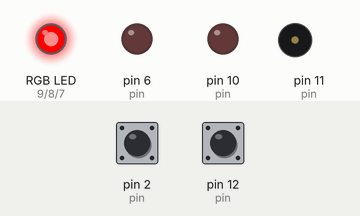
The sketch below on a simulated Arduino Uno, built with avr-gcc and run on an emulated ATmega328P. Shown: an RGB LED mixed from three pins (HIGH = lit), output pins drawn as LEDs (lit = HIGH), buzzer (waves = sounding). Dashed ring = blinking. The test bench sets the inputs (shaded band); at power-on: pin 2 (pin) HIGH, pin 12 (pin) HIGH. Random numbers use the default seed unless the sketch sets one.

Above: at 1.2 s.
1.3 s: pin 2 (pin) pulled LOW for 0.15 s
At 1.56 s:
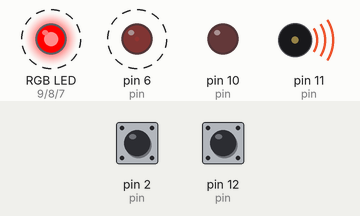
4.3 s: pin 12 (pin) pulsed LOW 5 times (0.12 s each, 0.3 s apart)
At 5.56 s:
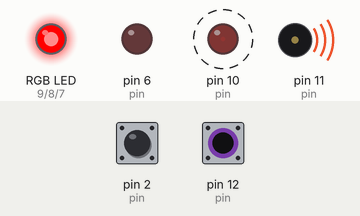
10.7 s: pin 2 (pin) pulled LOW for 1 s
At 10.93 s:
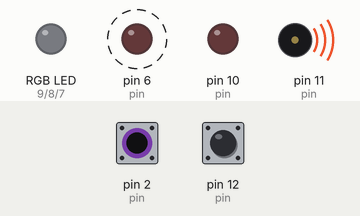
16.7 s: pin 2 (pin) pulled LOW for 3.2 s
At 22.5 s:
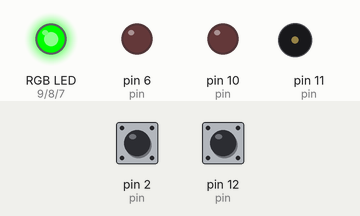
22.9 s: pin 12 (pin) pulled LOW for 0.15 s
At 23.65 s:
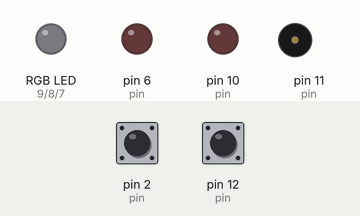
25.9 s: pin 12 (pin) pulled LOW for 1 s
At 26.18 s:
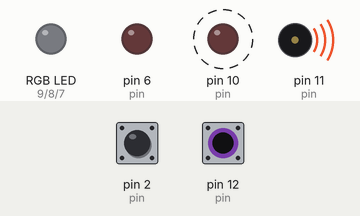
Timing chart, 0 to 31.4 s (numbered marks = the images above; inputs shaded):
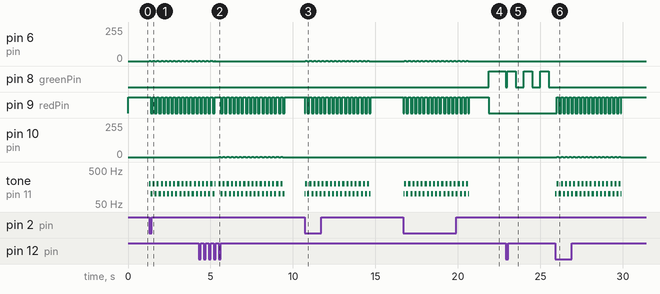

Measured:
- after the input at 1.3 s, pin 6 (pin): alternates 1/255 for 0.12 s and 0/255 for 0.12 s, starting at once; tone on pin 11 (pin): alternates 200 Hz for 0.12 s and 100 Hz for 0.12 s, starting at once
- after the input at 4.3 s, pin 10 (pin): alternates 1/255 for 0.13 s and 0/255 for 0.12 s, 32 changes in all, then stays 0/255, starting after 1.2 s
- after the input at 10.7 s, pin 6 (pin): alternates 1/255 for 0.12 s and 0/255 for 0.12 s, 32 changes in all, then stays 0/255, starting after 0.05 s; tone on pin 11 (pin): plays 100 Hz for 0.05 s, 200 Hz for 0.12 s, 100 Hz for 0.13 s, 200 Hz for 0.12 s, 100 Hz for 0.13 s, 200 Hz for 0.12 s … (33 notes in this stretch), starting at once
- after the input at 16.7 s, pin 6 (pin): alternates 1/255 for 0.12 s and 0/255 for 0.12 s, 32 changes in all, then stays 0/255, starting after 0.05 s; tone on pin 11 (pin): plays 100 Hz for 0.05 s, 200 Hz for 0.12 s, 100 Hz for 0.13 s, 200 Hz for 0.12 s, 100 Hz for 0.13 s, 200 Hz for 0.12 s … (33 notes in this stretch), starting at once
- after the input at 22.9 s, pin 8 (greenPin): HIGH → LOW at once, then repeats every 1.0 s: HIGH 0.50 s, LOW 0.50 s
- after the input at 25.9 s, pin 9 (redPin): goes 15 × (HIGH 0.12 s, LOW 0.13 s), HIGH 0.13 s, LOW 0.02 s, then HIGH, starting after 0.10 s; pin 10 (pin): alternates 1/255 for 0.12 s and 0/255 for 0.12 s, 32 changes in all, then stays 0/255, starting after 0.10 s

The sketch:

5-structs.ino
```cpp
// Simulation:
// https://wokwi.com/projects/368604124891332609

// A recipe for non-blocking arduino code can be found here:
// https://github.com/nosknut/arduino-course-v2023/blob/main/IELET1002/ArduinoExampleCode/FromBlockingToNonBlocking/FromBlockingToNonBlocking.ino

#include "Led.h"
#include "Rgb.h"
#include "getSquareWave.h"
#include "getTriangleWave.h"
#include "WinnerLed.h"
#include "LooserLed.h"
#include "WinnerCelebration.h"
#include "LooserHumiliation.h"
#include "Buzzer.h"
#include "Button.h"
#include "GameSequence.h"

Rgb rgb;
Led led1;
Led led2;

WinnerLed winnerLed;
LooserLed looserLed;

WinnerCelebration winnerCelebration;
LooserHumiliation looserHumiliation;

Buzzer buzzer;

Button button1;
Button button2;

GameSequence gameSequence;

void setup()
{
    Serial.begin(9600);

    randomSeed(analogRead(0));

    rgb.redPin = 9;
    rgb.greenPin = 8;
    rgb.bluePin = 7;
    rgb.setup();

    led1.pin = 6;
    led1.setup();

    led2.pin = 10;
    led2.setup();

    button1.pin = 2;
    button1.setup();

    button2.pin = 12;
    button2.setup();

    buzzer.pin = 11;
    buzzer.setup();
}

void loop()
{
    button1.update();
    button2.update();

    gameSequence.update(
        button1,
        button2,
        winnerLed,
        looserLed,
        winnerCelebration,
        looserHumiliation,
        buzzer,
        rgb);

    winnerCelebration.update(
        winnerLed,
        looserLed,
        buzzer,
        rgb,
        led1,
        led2);

    looserHumiliation.update(
        winnerLed,
        looserLed,
        buzzer,
        rgb,
        led1,
        led2);

    winnerLed.update(led1, led2, rgb);
    looserLed.update(led1, led2, rgb);

    buzzer.update();
}
```

Button.h
```cpp
#ifndef BUTTON_h
#define BUTTON_h

struct Button
{
    /////////////////////////////////////
    //////////// State Code /////////////
    /////////////////////////////////////

    int pin = 0;

    bool state = false;

    // The time when the button state last changed
    unsigned long debounceTimer = 0;
    unsigned long debounceTimeout = 50;

    // Updates the global variable State with
    // the current debounced state of the button.
    // Do not call this function directly. Use update instead.
    // https://docs.arduino.cc/built-in-examples/digital/Debounce
    void updateState()
    {

        if ((millis() - debounceTimer) < debounceTimeout)
        {
            // Exit the function if the timeout has not expired
            return;
        }

        // Because the button is wired as a pullup circuit,
        // the pin will detect a LOW signal when the button is pressed,
        // and a HIGH signal when the button is not pressed.
        bool newState = digitalRead(pin) == LOW;

        if (newState != state)
        {
            // Reset the debounce timer if the state has changed
            debounceTimer = millis();
        }

        // Update the global variable that
        // the rest of the program uses
        state = newState;
    }

    /////////////////////////////////////
    ///////// Edge Detection ////////////
    /////////////////////////////////////

    /*
    Becomes true for one loop when the button state has a rising edge.
    A rising edge is when the button state changes from 0 to 1
    Example:
        if (risingEdge)
        {
            // Do something once per button press
        }
    */
    bool risingEdge = false;

    // The oposite of risingEdge
    bool fallingEdge = false;

    bool previousState = false;

    // Updates the global variables risingEdge and risingEdge.
    // Do not call this function directly. Use update instead.
    // https://docs.arduino.cc/built-in-examples/digital/StateChangeDetection
    void updateEdgeDetection()
    {
        // A rising edge is detected when the state is 1 and it used to be 0: 1 && !0
        risingEdge = state && !previousState;

        // A falling edge is detected when the state is 0 and it used to be 1: !0 && 1
        fallingEdge = !state && previousState;

        // Update the previous state for the next time this function is called
        previousState = state;
    }

    /////////////////////////////////////
    //////////// ///////////////
    /////////////////////////////////////

    void setup()
    {
        pinMode(pin, INPUT_PULLUP);
    }

    // Updates everything needed to use the global variables
    // State, risingEdge and fallingEdge.
    // Call this function in void loop().
    void update()
    {
        updateState();
        updateEdgeDetection();
    }
};

#endif
```

Buzzer.h
```cpp
#ifndef BUZZER_h
#define BUZZER_h

#include "getSquareWave.h"
#include "getTriangleWave.h"

struct Buzzer
{
    int pin = 0;

    bool playWinnerCelebration = false;
    bool playLooserHumiliation = false;

    void stop()
    {
        playWinnerCelebration = false;
        playLooserHumiliation = false;
        noTone(pin);
    }

    void startWinnerCelebration()
    {
        stop();
        playWinnerCelebration = true;
    }

    void startLooserHumiliation()
    {
        stop();
        playLooserHumiliation = true;
    }

    // Plays the winner celebration buzz
    // when enabled.
    // Do not call this function directly.
    // Use update() instead.
    void updateWinnerCelebration()
    {
        if (playWinnerCelebration)
        {
            // The code below uses the same logic as the LED code.
            // The frequency of the tone
            // changes from 500 Hz to (500 + 1500 = 2000) Hz and back to 500 Hz
            // 2 times per second in a triangular pattern.
            // https://www.statisticshowto.com/wp-content/uploads/2019/12/triangle-wave-function.png
            tone(pin, getTriangleWave(2, 1500, 0) + 500);
        }
    }

    // Plays the looser humiliation buzz
    // when enabled.
    // Do not call this function directly.
    // Use update() instead.
    void updateLooserHumiliation()
    {
        if (playLooserHumiliation)
        {
            // The code below uses the same logic as the LED code.
            // The frequency of the tone
            // switches between 100 Hz and (100 + 100 = 200) Hz
            // 4 times per second in a square pattern.
            // https://www.statisticshowto.com/wp-content/uploads/2019/12/square-wave-function.png
            tone(pin, getSquareWave(4, 100, 0) + 100);
        }
    }

    // Call this function in void loop()
    // to update the tones for the .
    void update()
    {
        updateWinnerCelebration();
        updateLooserHumiliation();
    }

    void setup()
    {
        pinMode(pin, OUTPUT);
    }
};

#endif
```

GameSequence.h
```cpp
#ifndef GAME_SEQUENCE_h
#define GAME_SEQUENCE_h

#include "Rgb.h"
#include "WinnerLed.h"
#include "LooserLed.h"
#include "WinnerCelebration.h"
#include "LooserHumiliation.h"
#include "Buzzer.h"
#include "Button.h"

struct GameSequence
{
    int step = 0;
    unsigned long timer = 0;
    unsigned long randomDuration = 0;

    void update(
        Button &button1,
        Button &button2,
        WinnerLed &winnerLed,
        LooserLed &looserLed,
        WinnerCelebration &winnerCelebration,
        LooserHumiliation &looserHumiliation,
        Buzzer &buzzer,
        Rgb &rgb)
    {
        switch (step)
        {
        case 0:
            rgb.red();

            randomDuration = random(1000, 3000);
            timer = millis();
            step += 1;
            break;
        case 1:
            // During the random duration
            if ((millis() - timer) >= randomDuration)
            {
                step += 1;
            }

            if (button1.risingEdge)
            {
                looserHumiliation.start(1, looserLed, buzzer);
                step += 2;
            }

            if (button2.risingEdge)
            {
                looserHumiliation.start(2, looserLed, buzzer);
                step += 2;
            }
            break;
        // After the random duration
        case 2:
            rgb.green();

            if (button1.risingEdge)
            {
                winnerCelebration.start(1, winnerLed, buzzer);
                step += 1;
            }

            if (button2.risingEdge)
            {
                winnerCelebration.start(2, winnerLed, buzzer);
                step += 1;
            }
            break;
        case 3:
            // Wait for celebration and
            // humiliation to end
            if (!winnerCelebration.active && !looserHumiliation.active)
            {
                step = 0;
            }
            break;
        }
    }
};

#endif
```

Led.h
```cpp
#ifndef LED_h
#define LED_h

struct Led
{
    int pin = 0;
    bool state = false;

    void on()
    {
        set(true);
    }

    void off()
    {
        set(false);
    }

    void set(bool newState)
    {
        state = newState;
        analogWrite(pin, state);
    }

    void setAnalog(int value)
    {
        analogWrite(pin, value);
    }

    void toggle()
    {
        set(!state);
    }

    void setup()
    {
        pinMode(pin, OUTPUT);
    }
};

#endif
```

LooserHumiliation.h
```cpp
#ifndef LOOSER_HUMILIATION_h
#define LOOSER_HUMILIATION_h

#include "Led.h"
#include "Rgb.h"
#include "WinnerLed.h"
#include "LooserLed.h"
#include "Buzzer.h"

struct LooserHumiliation
{

    bool active = false;
    unsigned long timer = 0;

    void start(
        int looserPlayer,
        LooserLed &looserLed,
        Buzzer &buzzer)
    {
        // Start the looser humiliation
        active = true;
        timer = millis();
        looserLed.start(looserPlayer);
        buzzer.startLooserHumiliation();
    }

    // Stops the looser humiliation after 4 seconds
    // Call this function in void loop()
    void update(
        WinnerLed &winnerLed,
        LooserLed &looserLed,
        Buzzer &buzzer,
        Rgb &rgb,
        Led &led1,
        Led &led2)
    {
        if (!active)
        {
            // Exit the function
            return;
        }

        if ((millis() - timer) < 4000)
        {
            // Exit the function until 4 seconds have passed
            return;
        }

        // Stop the looser humiliation
        active = false;
        winnerLed.stop(led1, led2, rgb);
        looserLed.stop(led1, led2, rgb);
        buzzer.stop();
    }
};

#endif
```

LooserLed.h
```cpp
#ifndef LOOSER_LED_h
#define LOOSER_LED_h

#include "Led.h"
#include "Rgb.h"
#include "getSquareWave.h"

struct LooserLed
{

    int looserPlayerIndex = 0;
    bool run = false;

    void start(int looserPlayer)
    {
        looserPlayerIndex = looserPlayer;
        run = true;
    }

    void stop(Led &led1, Led &led2, Rgb &rgb)
    {
        run = false;
        rgb.off();
        led1.off();
        led2.off();
    }

    // Rapidly flashes the looser LED
    void update(Led &led1, Led &led2, Rgb &rgb)
    {
        if (!run)
        {
            // Exit the function
            return;
        }

        int ledValue = getSquareWave(4, 255, 0);

        switch (looserPlayerIndex)
        {
        case 1:
            led1.set(ledValue);
            break;
        case 2:
            led2.set(ledValue);
            break;
        }

        rgb.set(getSquareWave(4, 1, 0), 0, 0);
    }
};

#endif
```

Rgb.h
```cpp
#ifndef RGB_h
#define RGB_h

struct Rgb
{
    int redPin = 0;
    int greenPin = 0;
    int bluePin = 0;

    void set(bool red, bool green, bool blue)
    {
        digitalWrite(redPin, red);
        digitalWrite(greenPin, green);
        digitalWrite(bluePin, blue);
    }

    void off()
    {
        set(false, false, false);
    }

    void red()
    {
        set(true, false, false);
    }

    void green()
    {
        set(false, true, false);
    }

    void blue()
    {
        set(false, false, true);
    }

    void setup()
    {
        pinMode(redPin, OUTPUT);
        pinMode(greenPin, OUTPUT);
        pinMode(bluePin, OUTPUT);
    }
};

#endif
```

WinnerCelebration.h
```cpp
#ifndef WINNER_CELEBRATION_h
#define WINNER_CELEBRATION_h

#include "Led.h"
#include "Rgb.h"
#include "WinnerLed.h"
#include "LooserLed.h"
#include "Buzzer.h"

struct WinnerCelebration
{
    bool active = false;
    unsigned long timer = 0;

    void start(
        int winnerPlayer,
        WinnerLed &winnerLed,
        Buzzer &buzzer)
    {
        // Start the winner celebration
        active = true;
        timer = millis();
        winnerLed.start(winnerPlayer);
        buzzer.startWinnerCelebration();
    }

    // Stops the winner celebration after 3 seconds
    // Call this function in void loop()
    void update(
        WinnerLed &winnerLed,
        LooserLed &looserLed,
        Buzzer &buzzer,
        Rgb &rgb,
        Led &led1,
        Led &led2)
    {
        if (!active)
        {
            // Exit the function
            return;
        }

        if ((millis() - timer) < 3000)
        {
            // Exit the function until 3 seconds have passed
            return;
        }

        // Stop the winner celebration
        active = false;

        winnerLed.stop(led1, led2, rgb);
        looserLed.stop(led1, led2, rgb);
        buzzer.stop();
    }
};

#endif
```

WinnerLed.h
```cpp
#ifndef WINNER_LED_h
#define WINNER_LED_h

#include "Led.h"
#include "Rgb.h"
#include "getSquareWave.h"
#include "getTriangleWave.h"

struct WinnerLed
{
    // Creating a dummy led to be used later
    int winnerPlayerIndex = 0;
    bool run = false;

    void start(int winnerPlayer)
    {
        winnerPlayerIndex = winnerPlayer;
        run = true;
    }

    void stop(Led &led1, Led &led2, Rgb &rgb)
    {
        run = false;
        rgb.off();
        led1.off();
        led2.off();
    }

    // Rapidly fades the winner LED in and out
    void update(Led &led1, Led &led2, Rgb &rgb)
    {
        if (!run)
        {
            // Exit the function
            return;
        }

        int ledValue = getTriangleWave(1, 255, 0);

        switch (winnerPlayerIndex)
        {
        case 1:
            led1.setAnalog(ledValue);
            break;
        case 2:
            led2.setAnalog(ledValue);
            break;
        }

        rgb.set(0, getSquareWave(1, 1, 0), 0);
    }
};

#endif
```

getSquareWave.h
```cpp
#ifndef SQUARE_WAVE_h
#define SQUARE_WAVE_h

/**
 * @param frequency The frequency of the square wave in Hz (Hertz).
 * @param amplitude The maximum value of the wave.
 * @param offset The offset of the square wave in ms (milliseconds).
 * @return A square wave with the given frequency and offset.
 */
long getSquareWave(double frequency, long amplitude, long offset)
{
    // The period of the square wave in ms (milliseconds)
    // the period is the time in ms (milliseconds) it takes for the
    // wave to complete one cycle (from 0 to 1 and back to 0)
    unsigned long period = 1000 / frequency;

    // The time since the program started + the offset
    // that skews the function in time.
    unsigned long time = millis() + offset;

    // https://www.arduino.cc/reference/en/language/structure/arithmetic-operators/remainder/
    // https://infosys.beckhoff.com/content/1033/tf5100_tc3_nc_i/Images/gif/3292507403__en-US__Web.gif
    double periodicTime = time % period;

    unsigned long halfPeriod = period / 2;

    // The square wave is 1 for the first half of the
    // period, and 0 for the second half of the period
    bool currentSquareWaveValue = periodicTime < halfPeriod;

    // Generate a value that is either equal to 0 or the amplitude
    if (currentSquareWaveValue == 1)
    {
        return amplitude;
    }
    else
    {
        return 0;
    }
}

#endif
```

getTriangleWave.h
```cpp
#ifndef TRIANGLE_WAVE_h
#define TRIANGLE_WAVE_h

/**
 * Generates the following type of signal:
 * https://www.statisticshowto.com/wp-content/uploads/2019/12/triangle-wave-function.png
 * @param frequency The frequency of the wave in Hz (Hertz).
 * @param amplitude The maximum value of the wave.
 * @param offset The offset of the wave in ms (milliseconds).
 * @return A triangle wave with the given frequency and maximum value.
 */
unsigned long getTriangleWave(double frequency, long amplitude, long offset)
{
    // The period of the square wave in ms (milliseconds)
    // the period is the time in ms (milliseconds) it takes for the
    // wave to complete one cycle (from 0 to max and back to 0)
    unsigned long period = 1000 / frequency;

    // The time since the program started + the offset
    // that skews the function in time.
    unsigned long time = millis() + offset;

    // https://www.arduino.cc/reference/en/language/structure/arithmetic-operators/remainder/
    // https://infosys.beckhoff.com/content/1033/tf5100_tc3_nc_i/Images/gif/3292507403__en-US__Web.gif
    unsigned long periodicTime = time % period;

    unsigned long halfPeriod = period / 2;

    // The signal is 0 at the start of the period,
    // and increases linearly until half way through the period
    // where it is equal to the amplitude.
    // Then it decreases linearly until the end of the period
    // where it is equal to 0 again.
    if (periodicTime < halfPeriod)
    {
        // https://www.arduino.cc/reference/en/language/functions/math/map/
        return map(periodicTime, 0, halfPeriod, 0, amplitude);
    }
    else
    {
        // https://www.arduino.cc/reference/en/language/functions/math/map/
        return map(periodicTime, halfPeriod, period, amplitude, 0);
    }
}

#endif
```
